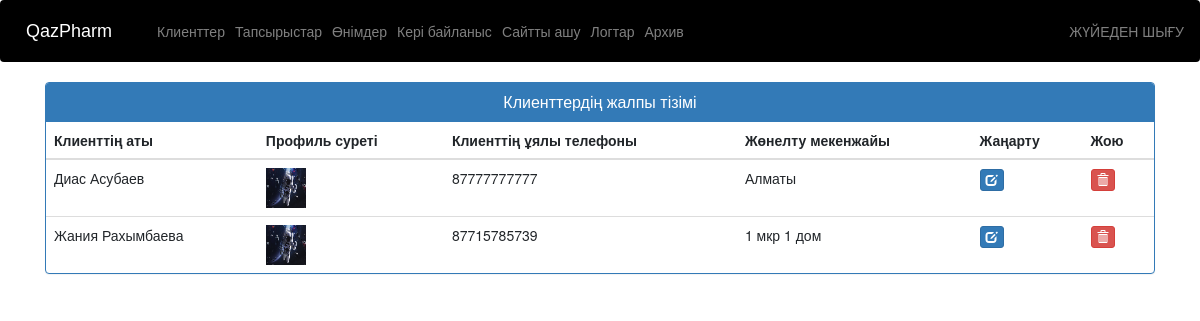
The page /view-customer (signed in) on the database its author committed.
### ecom/models.py (models this page shows, shortened)
class Customer(models.Model):
    user=models.OneToOneField(User,on_delete=models.CASCADE)
    profile_pic= models.ImageField(upload_to='profile_pic/CustomerProfilePic/',null=True,blank=True, default="profile_pic/CustomerProfilePic/default.jpg")
    address = models.CharField(max_length=40)
    mobile = models.CharField(max_length=20,null=False)
    @property
    def get_name(self):
        return self.user.first_name+" "+self.user.last_name

### ecom/views.py (the view)
# urls.py: path('view-customer', views.view_customer_view,name='view-customer'),
@login_required(login_url='adminlogin')
def view_customer_view(request):
    customers=models.Customer.objects.all()
    return render(request,'ecom/view_customer.html',{'customers':customers})

### templates/ecom/view_customer.html (shortened to what this page needs)
{% extends 'ecom/admin_base.html' %}
{% load static %}
{% block content %}
<head>
  <link href="//netdna.bootstrapcdn.com/bootstrap/3.0.0/css/bootstrap.min.css" rel="stylesheet" id="bootstrap-css">
</head>
<div class="container">
  <div class="panel panel-primary">
    <div class="panel-heading">
      <h6 class="panel-title">Клиенттердің жалпы тізімі</h6>
    </div>
    <table class="table table-hover" id="dev-table">
      <thead>
        <tr>
          <th>Клиенттің аты</th>
          <th>Профиль суреті</th>
          <th>Клиенттің ұялы телефоны</th>
          <th>Жөнелту мекенжайы</th>
          <th>Жаңарту</th>
          <th>Жою</th>
        </tr>
      </thead>
      {% for c in customers %}
      <tr>
        <td> {{c.get_name}}</td>
        <td>{% if c.profile_pic.url %}
          <img src="{% static c.profile_pic.url %}" alt="Profile Pic" height="40px" width="40px" />
      {% else %}
          <img src="{% static 'default_profile_pic.png' %}" alt="Default Profile Pic" height="40px" width="40px" />
      {% endif %}</td>
        <td>{{c.mobile}}</td>
        <td>{{c.address}}</td>
        <td><a class="btn btn-primary btn-xs" href="{% url 'update-customer' c.id  %}"><span class="glyphicon glyphicon-edit"></span></a></td>
        <td><a class="btn btn-danger btn-xs" href="{% url 'delete-customer' c.id  %}"><span class="glyphicon glyphicon-trash"></span></a></td>
      </tr>
      {% endfor %}
    </table>
  </div>
</div>
{% endblock content %}

### templates/ecom/view_customer.html (style rules this page uses)
a:link { text-decoration: none; }
h6 { text-align: center; }

### rows shown on the page
Customer: get_name "Диас Асубаев", mobile "87777777777", address "Алматы"
Customer: get_name "Жания Рахымбаева", mobile "87715785739", address "1 мкр 1 дом"
